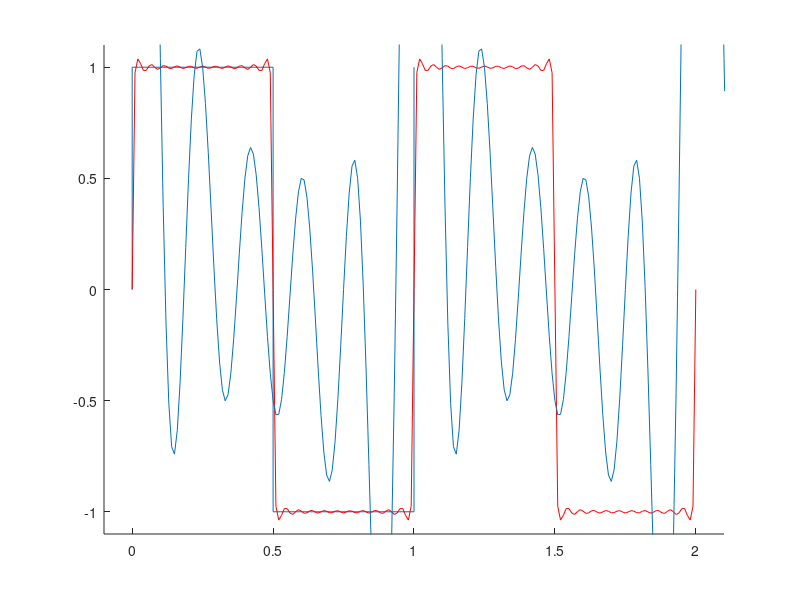

Source code (MATLAB):

%% Square Wave
SQx=[0 0 0.5 0.5 0.5  1.0  1.0  1.0];
SQy=[0 1 1.0 0.0 -1.0 -1.0 0.0 1.0 ];
figure; hold on; line(SQx,SQy)

f=1; % Frequency (Hz) 
t=0:0.01:2; % Time 
b=[1:2:121]; % Sin Coefficients
FSin=0;
for n=1:size(b,2)
    FSin=FSin+1/b(n)*sin(b(n)*2*pi*t);
end
FS = 4/pi*FSin; 
plot(t,FS,'r')
xlim([-0.1 2.1]); ylim([-1.1 1.1]);

%% Fourier Series
a=[1 1 1 1 1]; % Cos Coefficients
b=0.5*[1 1 1 1 1]; % Sin Coefficients
f=1; % Frequency (Hz) # of oscilations in 1 second
t=0:0.01:10; % Time 
FCos=0; FSin=0;
for n=1:size(a,2)
    FCos=FCos+a(n)*cos(n*2*pi*t);
    FSin=FSin+b(n)*sin(n*2*pi*t);
end
FS = 1/2 + FCos + FSin; 
plot(t,FS)

%%
